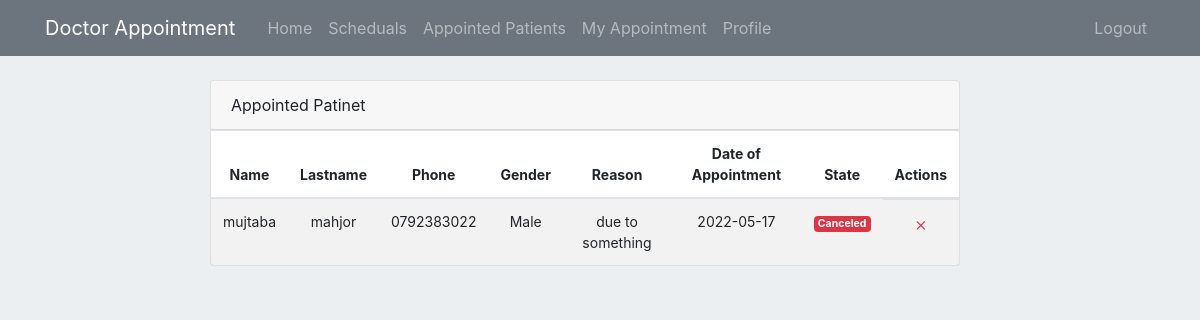
The app's page /appointed/patient/3 (signed in) with its own data.
### appointment/Models/AppointmentModel.py (models this page shows, shortened)
class Appointment(db.Model):
    __tablename__='Appointment'
    id = db.Column(db.Integer, primary_key=True)
    patient_id = db.Column(db.Integer, db.ForeignKey('user.id'))
    schedule_id = db.Column(db.Integer, db.ForeignKey('Schedule.id'))
    reason = db.Column(db.String(200))
    state = db.Column(db.String(20), default='pending')
    appointment_date = db.Column(db.Date(), default = datetime.now().date())

### appointment/Models/UserModel.py (models this page shows, shortened)
class User(db.Model, UserMixin):
    id = db.Column(db.Integer, primary_key=True)
    username = db.Column(db.String(30), nullable=False, unique=True)
    name = db.Column(db.String(30), nullable=False)
    lastname = db.Column(db.String(30), nullable=False)
    email = db.Column(db.String(40), unique=True, nullable=False)
    address = db.Column(db.Text , nullable=False)
    phone = db.Column(db.String(20), unique=True, nullable=False)
    date_of_birth = db.Column(db.Date(), default = datetime.now().date())
    role = db.Column(db.Integer, nullable=False, default=3)
    gender = db.Column(db.Boolean, default=True, nullable=False)
    password = db.Column(db.String(60), nullable=False)
    doctorinfo = db.relationship('DoctorInfo', backref='User', cascade="all, delete", uselist=False, lazy=True)
    schedule = db.relationship('Schedule', backref='User', lazy=True)
    appointment = db.relationship('Appointment', backref='User', lazy=True)

### appointment/routes.py (the view)
@app.route("/appointed/patient/<int:id>", methods=['GET'])
@login_required
@doctor_required
def appointed_patient(id):
    return appointed_patient_on_a_schedule(id)

### appointment/Models/UserModel.py (called while the page is built)
@login_manager.user_loader
def load_user(user_id):
    return User.query.get(int(user_id))

### appointment/privilege.py (called while the page is built)
def doctor_required(f):
    @wraps(f)
    def wrap(*args, **kwargs):
        if current_user and current_user.role == 2 :
            return f(*args, **kwargs)
        flash("Ooops login or your privilege is not satisfied", "info")
        return redirect(url_for('home'))
    return wrap

### appointment/view.py (called while the page is built)
def appointed_patient_on_a_schedule(id):
    patient_list = db.session.query(User.name, User.lastname, User.phone, User.gender, Appointment.reason,
                                    Appointment.appointment_date, Appointment.state, Appointment.id)\
                    .join(Appointment, User.id == Appointment.patient_id).filter(Appointment.schedule_id == id).all()
    return render_template('appointed_patients.html', patients=patient_list)

### appointment/templates/appointed_patients.html
{% extends "layout/layout.html" %}
{% block content %}
{% include 'layout/home_header.html' %}
<div class="row col-12">
    <div class="col-md-8 mt-8 offset-md-2">
        <div class="main-card mb-3 card">
            <div class="card-header">Appointed Patinet </div>
            <div class="table-responsive">
                <table class="align-middle mb-0 table table-borderless table-striped table-hover">
                    <thead>
                        <tr  class="app-normal-font">
                            <th class="text-center">Name</th>
                            <th class="text-center">Lastname</th>
                            <th class="text-center">Phone</th>
                            <th class="text-center">Gender</th>
                            <th class="text-center">Reason</th>
                            <th class="text-center">Date of Appointment</th>
                            <th class="text-center">State</th>
                            <th class="text-center">Actions</th>
                        </tr>
                    </thead>
                    <tbody>
                        {% for patient in patients %}
                            <tr class="app-normal-font p-0">
                                <td class="text-center">
                                    <div class="widget-content p-0">
                                        {{patient.name}}
                                    </div>
                                </td>
                                <td class="text-center">{{patient.lastname}}</td>
                                <td class="text-center">
                                    {{patient.phone}}
                                </td>
                                <td class="text-center">
                                    {% if patient.gender == 1 %}
                                        Male
                                    {% else %}
                                        Female
                                    {% endif %}
                                </td>
                                <td class="text-center">
                                    {{ patient.reason }}
                                </td>
                                <td class="text-center">
                                    {{ patient.appointment_date }}
                                </td>
                                <td class="text-center">
                                    {% if patient.state == 'pending' %}
                                        <div class="badge badge-warning">Pending </div>
                                    {% elif patient.state == 'approved' %}
                                        <div class="badge badge-success">Approved </div>
                                    {% else %}
                                        <div class="badge badge-danger">Canceled </div>
                                    {% endif %}
                                </td>
                                <td class="text-center d-flex justify-content-around">
                                    {% if patient.state == 'pending' %}
                                        <a href="{{ url_for('doctor_change_appointment_state', id=patient.id, state='approved' )}}" class="btn btn-info p-1 d-flex align-items-center"> <small>Approve</small></a>
                                        <a href="{{ url_for('doctor_change_appointment_state', id=patient.id, state='cancel' )}}" class="btn btn-danger p-1"> <small>Cancel</small></a>
                                    {% elif patient.state == 'approved' %}
                                        <span class="text-success" style="font-size: 1.2rem;">
                                            <i class="bi bi-check-lg"></i>
                                        </span>
                                    {% else %}
                                        <span class="text-danger" style="font-size: 1.2rem;">
                                            <i class="bi bi-x"></i>
                                        </span>
                                    {% endif%}
                                </td>
                            </tr>
                        {% endfor %}
                    </tbody>
                </table>
            </div>
        </div>
    </div>
</div>
{% endblock %}

### appointment/static/style.css (style rules this page uses)
.mt-8 { margin-top: 80px; }
.p-0 { padding: 0 !important; }
.body-bg { background-color: #eceff1; }
.app-normal-font { font-size: 14px; }

### records on screen
Appointment: name "mujtaba", lastname "mahjor", phone "0792383022", reason "due to something", appointment_date "2022-05-17", state "Canceled"
